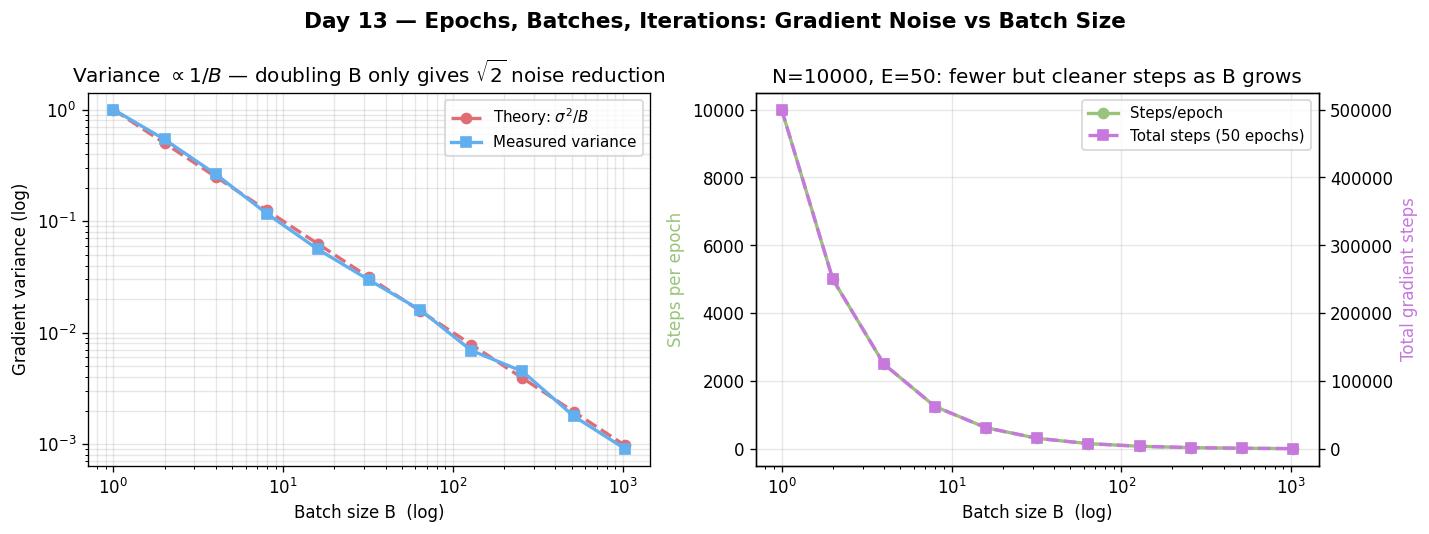

Write the Python code that produced this figure.
import numpy as np
import matplotlib.pyplot as plt

np.random.seed(42)

# Gradient variance vs batch size  (1/B law)
batch_sizes = np.array([1, 2, 4, 8, 16, 32, 64, 128, 256, 512, 1024])
sigma2 = 1.0   # single-sample gradient variance
variance = sigma2 / batch_sizes
std_dev  = np.sqrt(variance)

# Simulate actual gradient estimates
N_true = 10000
true_grads = np.random.randn(N_true)     # "population" of per-sample gradients

def estimate_variance(B, trials=500):
    means = [true_grads[np.random.choice(N_true, B, replace=True)].mean() for _ in range(trials)]
    return np.var(means)

measured_var = np.array([estimate_variance(B, trials=300) for B in batch_sizes])

fig, axes = plt.subplots(1, 2, figsize=(12, 4.5))
fig.suptitle("Day 13 — Epochs, Batches, Iterations: Gradient Noise vs Batch Size", fontsize=13, fontweight="bold")

ax = axes[0]
ax.loglog(batch_sizes, variance,    "o--", color="#e06c75", linewidth=2, markersize=6, label=r"Theory: $\sigma^2/B$")
ax.loglog(batch_sizes, measured_var,"s-",  color="#61afef", linewidth=2, markersize=6, label="Measured variance")
ax.set_xlabel("Batch size B  (log)"); ax.set_ylabel("Gradient variance (log)")
ax.set_title(r"Variance $\propto 1/B$ — doubling B only gives $\sqrt{2}$ noise reduction")
ax.legend(fontsize=9); ax.grid(True, which="both", alpha=0.3)

# Panel 2: steps per epoch and total steps vs batch size, for N=10000, E=50
N, E = 10000, 50
steps_per_epoch = np.ceil(N / batch_sizes).astype(int)
total_steps = E * steps_per_epoch

ax2 = axes[1]
ax2c = ax2.twinx()
ax2.semilogx(batch_sizes, steps_per_epoch, "o-", color="#98c379", linewidth=2, markersize=6, label="Steps/epoch")
ax2c.semilogx(batch_sizes, total_steps,   "s--", color="#c678dd", linewidth=2, markersize=6, label="Total steps (50 epochs)")
ax2.set_xlabel("Batch size B  (log)")
ax2.set_ylabel("Steps per epoch", color="#98c379")
ax2c.set_ylabel("Total gradient steps", color="#c678dd")
ax2.set_title(f"N={N}, E={E}: fewer but cleaner steps as B grows")
lines1, labels1 = ax2.get_legend_handles_labels()
lines2, labels2 = ax2c.get_legend_handles_labels()
ax2.legend(lines1 + lines2, labels1 + labels2, fontsize=9)
ax2.grid(True, alpha=0.3)

plt.tight_layout()
plt.savefig("graph_DAY_13.png", dpi=120, bbox_inches="tight")
print("graph_DAY_13.png saved")
